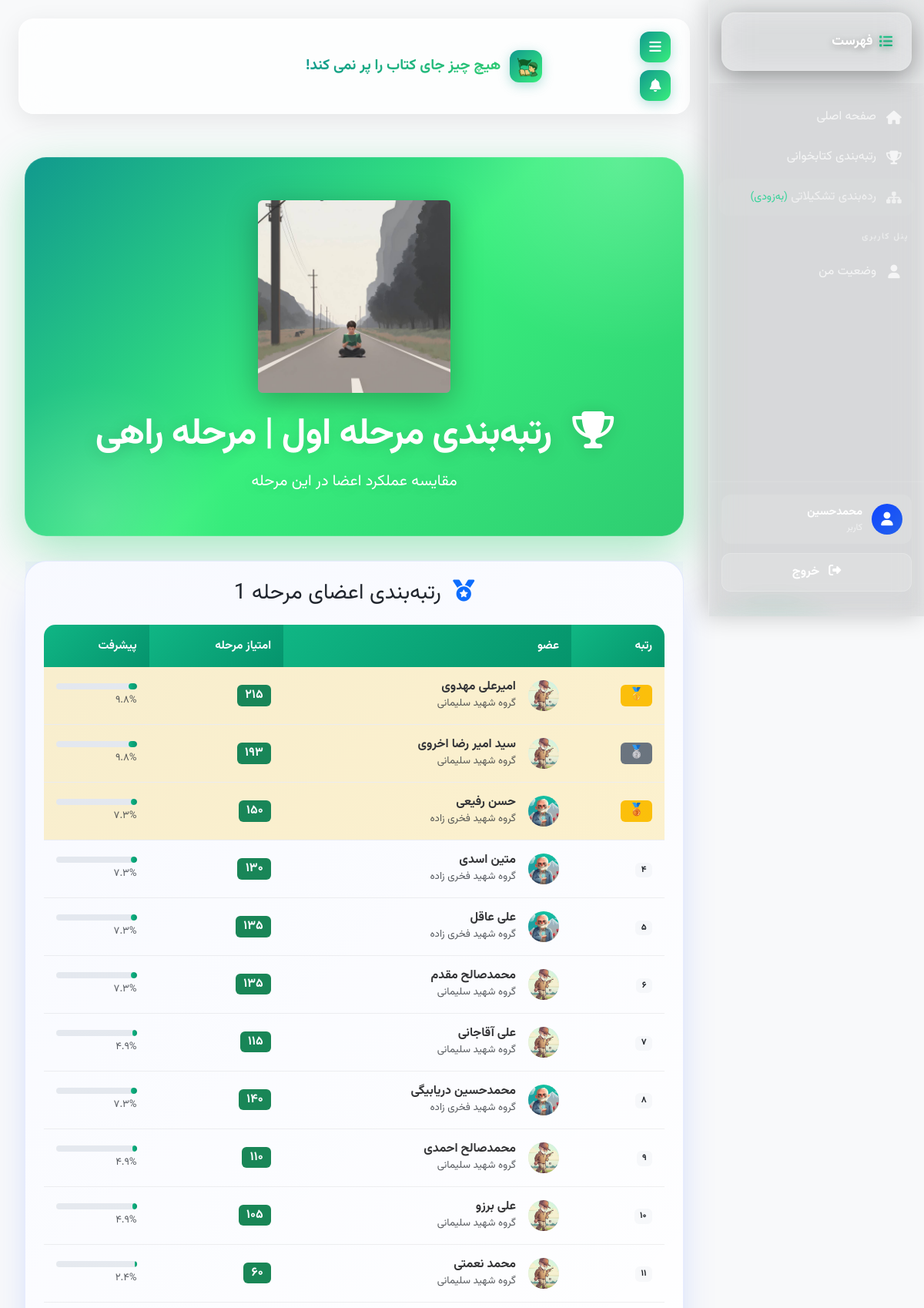
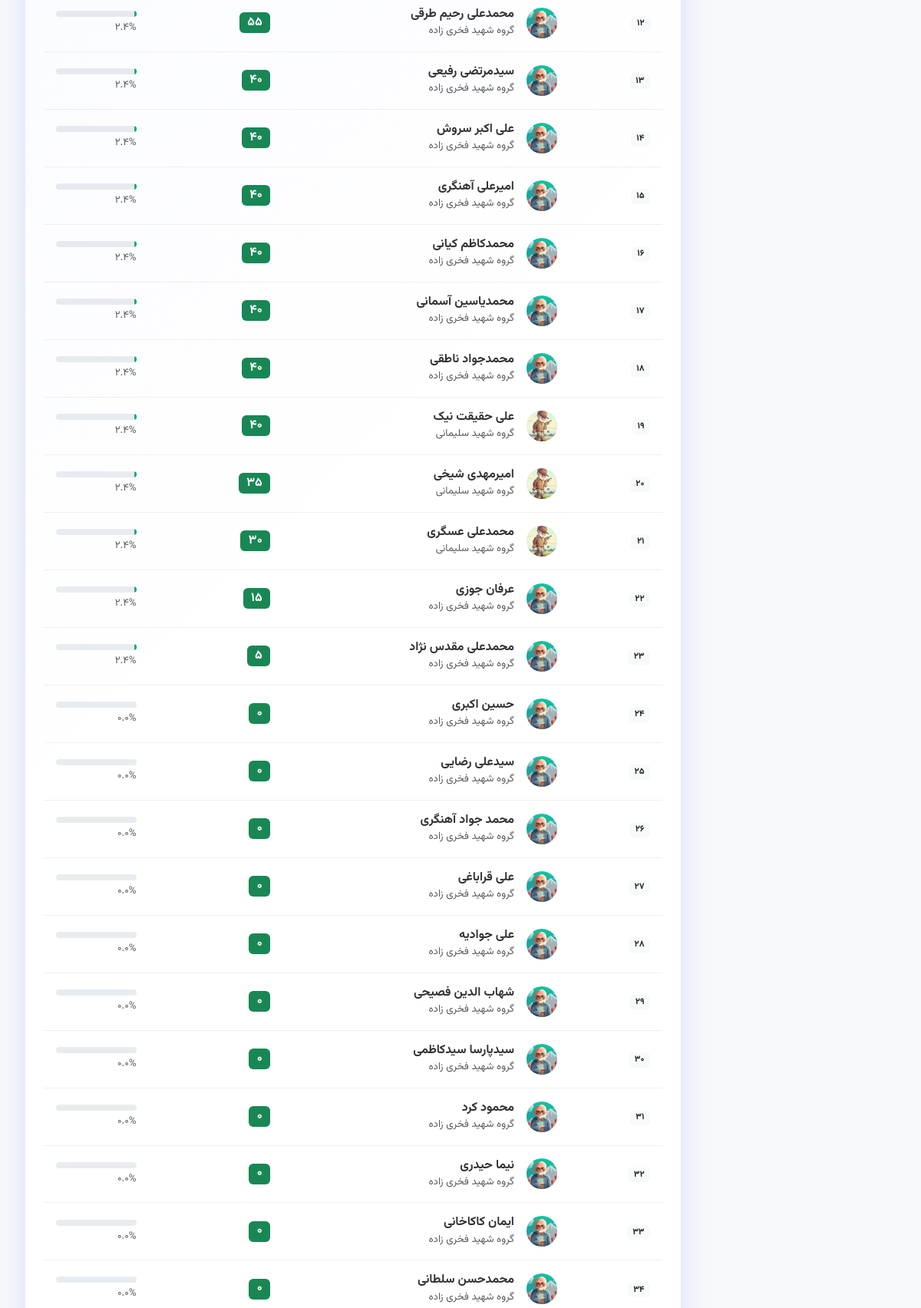
The page /stage/4/rankings/ (signed in, upper part) on the database its author committed (2 pictures, top to bottom).
### books/models.py (models this page shows, shortened)
class Stage(models.Model):
    period = models.ForeignKey(ReadingPeriod, on_delete=models.CASCADE, verbose_name="دوره")
    stage_number = models.IntegerField(verbose_name="شماره مرحله")
    name = models.CharField(max_length=100, verbose_name="نام مرحله")
    description = models.TextField(verbose_name="توضیحات")
    image = models.ImageField(upload_to='stages/images/', blank=True, null=True, verbose_name="تصویر مرحله")
    order = models.IntegerField(verbose_name="ترتیب")
    created_at = models.DateTimeField(auto_now_add=True)
    class Meta:
        verbose_name = "مرحله"
        verbose_name_plural = "مراحل"
        unique_together = ['period', 'stage_number']
        ordering = ['order', 'stage_number']

class Member(models.Model):
    GROUP_CHOICES = [
        ('soleimani', 'گروه شهید سلیمانی'),
        ('fakhrizadeh', 'گروه شهید فخری زاده'),
    ]
    user = models.OneToOneField(User, on_delete=models.CASCADE, null=True, blank=True, verbose_name="کاربر")
    first_name = models.CharField(max_length=100, verbose_name="نام", null=True, blank=True)
    last_name = models.CharField(max_length=100, verbose_name="نام خانوادگی", null=True, blank=True)
    group = models.CharField(max_length=20, choices=GROUP_CHOICES, default='fakhrizadeh', verbose_name="گروه")
    profile_image = models.ImageField(upload_to='members/profiles/', blank=True, null=True, verbose_name="تصویر پروفایل")
    current_stage = models.ForeignKey(Stage, on_delete=models.SET_NULL, null=True, blank=True, verbose_name="مرحله فعلی")
    total_score = models.IntegerField(default=0, verbose_name="امتیاز کل")
    is_active = models.BooleanField(default=True, verbose_name="فعال")
    created_at = models.DateTimeField(auto_now_add=True)
    updated_at = models.DateTimeField(auto_now=True)
    class Meta:
        verbose_name = "عضو"
        verbose_name_plural = "اعضا"
        ordering = ['-total_score', 'first_name']
    @property
    def full_name(self):
        if self.user:
            return f"{self.user.first_name} {self.user.last_name}" if self.user.first_name else self.user.username
        return f"{self.first_name} {self.last_name}"
    def get_completed_books_count(self):
        if self.current_stage:
            return BookAssignment.objects.filter(
                member=self,
                book__stage=self.current_stage,
                is_completed=True
            ).count()
        return 0
    def get_total_books_in_stage(self):
        if self.current_stage:
            return Book.objects.filter(stage=self.current_stage).count()
        return 0
    def get_stage_progress_percentage(self):
        total = self.get_total_books_in_stage()
        if total > 0:
            completed = self.get_completed_books_count()
            return round((completed / total) * 100, 1)
        return 0

### books/views.py (the view)
# urls.py: path('stage/<int:stage_id>/rankings/', views.stage_rankings, name='stage_rankings'),
def stage_rankings(request, stage_id):
    stage = get_object_or_404(Stage, id=stage_id)
    rankings = Member.objects.filter(
        current_stage=stage,
        is_active=True
    ).annotate(
        reading_score_sum=Sum('bookassignment__reading_score_earned'),
        quiz_score_sum=Sum('bookassignment__quiz_score_earned')
    ).order_by('-total_score')
    for member in rankings:
        reading = member.reading_score_sum or 0
        quiz = member.quiz_score_sum or 0
        member.stage_score = reading + quiz
    context = {
        'stage': stage,
        'rankings': rankings,
    }
    return render(request, 'books/stage_rankings_modern.html', context)

### templates/books/stage_rankings_modern.html (shortened to what this page needs)
{% extends 'base_modern.html' %}
{% load static %}
{% load jalali_tags %}
{% block content %}
<div class="container-fluid">
    <div class="gradient-hero">
        {% if stage.image %}
            <div class="mb-4">
                <img src="{{ stage.image.url }}" alt="{{ stage.name }}"
                     class="img-fluid rounded"
                     style="max-height: 250px; max-width: 100%; object-fit: contain; box-shadow: 0 10px 40px rgba(0,0,0,0.3);">
            </div>
        {% endif %}
        <h1 class="display-4 fw-bold mb-3">
            <i class="fas fa-trophy me-3"></i>
            رتبه‌بندی {{ stage.name }}
        </h1>
        <p class="lead mb-0">مقایسه عملکرد اعضا در این مرحله</p>
    </div>
    <div class="row">
        <div class="col-12">
            <div class="modern-card">
                <h3 class="mb-4 text-center">
                    <i class="fas fa-medal me-2 text-primary"></i>
                    رتبه‌بندی اعضای مرحله {{ stage.stage_number }}
                </h3>
                {% if rankings %}
                    <div class="table-responsive">
                        <table class="table table-rankings">
                            <thead class="table-light">
                                <tr>
                                    <th>رتبه</th>
                                    <th>عضو</th>
                                    <th>امتیاز مرحله</th>
                                    <th class="d-none d-md-table-cell">پیشرفت</th>
                                </tr>
                            </thead>
                            <tbody>
                                {% for member in rankings %}
                                    <tr class="{% if forloop.counter <= 3 %}table-warning{% endif %}">
                                        <td>
                                            {% if forloop.counter == 1 %}
                                                <span class="badge bg-warning text-dark fs-6 fw-bold">🥇</span>
                                            {% elif forloop.counter == 2 %}
                                                <span class="badge bg-secondary fs-6 fw-bold">🥈</span>
                                            {% elif forloop.counter == 3 %}
                                                <span class="badge bg-warning text-dark fs-6 fw-bold">🥉</span>
                                            {% else %}
                                                <span class="badge bg-light text-dark fw-bold">{{ forloop.counter|to_persian_number }}</span>
                                            {% endif %}
                                        </td>
                                        <td>
                                            <div class="d-flex align-items-center">
                                                <div class="rounded-circle d-flex align-items-center justify-content-center me-3 flex-shrink-0" style="width: 40px; height: 40px; min-width: 40px; overflow: hidden; background: #f0f0f0;">
                                                    {% if member.profile_image %}
                                                        <img src="{{ member.profile_image.url }}" alt="{{ member.full_name }}" style="width: 100%; height: 100%; object-fit: cover;">
                                                    {% else %}
                                                        <i class="fas fa-user text-primary"></i>
                                                    {% endif %}
                                                </div>
                                                <div>
                                                    <h6 class="mb-0 fw-bold">{{ member.full_name }}</h6>
                                                    <small class="text-muted">{{ member.get_group_display }}</small>
                                                </div>
                                            </div>
                                        </td>
                                        <td>
                                            <div>
                                                <span class="badge bg-success fs-6 fw-bold">{{ member.stage_score|default:0|to_persian_number }}</span>
                                            </div>
                                        </td>
                                        <td class="d-none d-md-table-cell">
                                            <div class="progress-modern" style="height: 8px;">
                                                <div class="progress-bar-modern" style="width: {{ member.get_stage_progress_percentage }}%"></div>
                                            </div>
                                            <small class="text-muted mt-1 d-block">{{ member.get_stage_progress_percentage|to_persian_number }}%</small>
                                        </td>
                                    </tr>
                                {% endfor %}
                            </tbody>
                        </table>
                    </div>
                {% else %}
                    <div class="text-center py-5">
                        <i class="fas fa-users text-muted" style="font-size: 4rem;"></i>
                        <h4 class="mt-3 text-muted">هیچ عضوی در این مرحله وجود ندارد</h4>
                    </div>
                {% endif %}
            </div>
        </div>
    </div>
</div>
{% endblock %}

### templates/base_modern.html (shortened to what this page needs)
{% load static %}
{% load jalali_tags %}
<!DOCTYPE html>
<html lang="fa" dir="rtl">
<head>
    <link href="https://cdn.jsdelivr.net/npm/bootstrap@5.3.0/dist/css/bootstrap.rtl.min.css" rel="stylesheet">
    <link rel="stylesheet" href="https://cdnjs.cloudflare.com/ajax/libs/font-awesome/6.4.0/css/all.min.css">
    <link rel="stylesheet" href="{% static 'css/modern-style.css' %}">
</head>
<body class="bg-light">
    <div class="wrapper">
        <aside class="sidebar" id="sidebar">
            <div class="sidebar-header">
                <div class="sidebar-brand">
                    <i class="fas fa-list me-2"></i>
                    <span>فهرست</span>
                </div>
            </div>
            <div class="sidebar-content">
                <nav class="sidebar-nav">
                    <ul class="nav-list">
                        <li class="nav-item">
                            <a href="{% url 'books:home' %}" class="nav-link {% if request.resolver_match.url_name == 'home' %}active{% endif %}">
                                <i class="fas fa-home"></i>
                                <span>صفحه اصلی</span>
                            </a>
                        </li>
                        <li class="nav-item">
                            <a href="{% url 'books:rankings' %}" class="nav-link {% if request.resolver_match.url_name == 'rankings' %}active{% endif %}">
                                <i class="fas fa-trophy"></i>
                                <span>رتبه‌بندی کتابخوانی</span>
                            </a>
                        </li>
                        <li class="nav-item">
                            <a href="#" class="nav-link disabled" style="cursor: not-allowed; background: rgba(255, 255, 255, 0.05); color: rgba(255, 255, 255, 0.6);">
                                <i class="fas fa-sitemap"></i>
                                <span>رده‌بندی تشکیلاتی <small style="color: #34d399;">(به‌زودی)</small></span>
                            </a>
                        </li>
                        {% if user.is_authenticated %}
                            {% if user.is_staff %}
                                <li class="nav-divider">
                                    <span>مدیریت</span>
                                </li>
                                <li class="nav-item">
                                    <a href="{% url 'books:admin_member_progress' %}" class="nav-link">
                                        <i class="fas fa-users"></i>
                                        <span>وضعیت اعضا</span>
                                    </a>
                                </li>
                                <li class="nav-item">
                                    <a href="{% url 'books:manage_members' %}" class="nav-link">
                                        <i class="fas fa-users-cog"></i>
                                        <span>مدیریت اعضا</span>
                                    </a>
                                </li>
                                <li class="nav-item">
                                    <a href="/admin/" target="_blank" class="nav-link">
                                        <i class="fas fa-cog"></i>
                                        <span>پنل ادمین</span>
                                    </a>
                                </li>
                            {% else %}
                                <li class="nav-divider">
                                    <span>پنل کاربری</span>
                                </li>
                                <li class="nav-item">
                                    <a href="{% url 'books:user_progress' %}" class="nav-link {% if request.resolver_match.url_name == 'user_progress' %}active{% endif %}">
                                        <i class="fas fa-user"></i>
                                        <span>وضعیت من</span>
                                    </a>
                                </li>
                            {% endif %}
                        {% endif %}
                    </ul>
                </nav>
                <div class="sidebar-footer">
                    {% if user.is_authenticated %}
                        <div class="user-info">
                            <div class="user-avatar">
                                <i class="fas fa-user"></i>
                            </div>
                            <div class="user-details">
                                <div class="user-name">{{ user.first_name|default:user.username }}</div>
                                <div class="user-role">{% if user.is_staff %}مدیر{% else %}کاربر{% endif %}</div>
                            </div>
                        </div>
                        <a href="{% url 'books:logout' %}" class="btn btn-logout">
                            <i class="fas fa-sign-out-alt me-2"></i>
                            خروج
                        </a>
                    {% else %}
                        <a href="{% url 'books:login' %}" class="btn btn-login">
                            <i class="fas fa-sign-in-alt me-2"></i>
                            ورود
                        </a>
                    {% endif %}
                </div>
            </div>
        </aside>
        <div class="main-content">
            <header class="modern-header">
                <div class="header-controls">
                    <button class="header-menu-btn" id="headerSidebarToggle">
                        <i class="fas fa-bars"></i>
                    </button>
                    {% if user.is_authenticated %}
                    <a href="{% url 'books:notifications' %}" class="header-menu-btn btn-notification {% if header_unread_notifications %}has-unread{% endif %}" id="notificationBtn">
                        <i class="fas fa-bell"></i>
                    </a>
                    {% endif %}
                </div>
                <div class="header-logo">
                    <div class="logo-icon">
                        <img src="/media/logo.png" alt="Logo" style="width: 40px; height: 40px; object-fit: contain;">
                    </div>
                    <span class="header-title">هیچ چیز جای کتاب را پر نمی کند!</span>
                </div>
            </header>
            <main class="page-content">
                {% block content %}{% endblock %}
            </main>
        </div>
    </div>
</body>
</html>

### rows shown on the page
Stage: image (picture), name "مرحله اول | مرحله راهی", stage_number "1"
Member: profile_image (picture), full_name "امیرعلی مهدوی", group "گروه شهید سلیمانی", stage_score|to_persian_number "۲۱۵", get_stage_progress_percentage|to_persian_number "۹.۸"
Member: profile_image (picture), full_name "سید امیر رضا اخروی", group "گروه شهید سلیمانی", stage_score|to_persian_number "۱۹۳", get_stage_progress_percentage|to_persian_number "۹.۸"
Member: profile_image (picture), full_name "حسن رفیعی", group "گروه شهید فخری زاده", stage_score|to_persian_number "۱۵۰", get_stage_progress_percentage|to_persian_number "۷.۳"
Member: profile_image (picture), full_name "متین اسدی", group "گروه شهید فخری زاده", stage_score|to_persian_number "۱۳۰", get_stage_progress_percentage|to_persian_number "۷.۳"
Member: profile_image (picture), full_name "علی عاقل", group "گروه شهید فخری زاده", stage_score|to_persian_number "۱۳۵", get_stage_progress_percentage|to_persian_number "۷.۳"
Member: profile_image (picture), full_name "محمدصالح مقدم", group "گروه شهید سلیمانی", stage_score|to_persian_number "۱۳۵", get_stage_progress_percentage|to_persian_number "۷.۳"
Member: profile_image (picture), full_name "علی آقاجانی", group "گروه شهید سلیمانی", stage_score|to_persian_number "۱۱۵", get_stage_progress_percentage|to_persian_number "۴.۹"
Member: profile_image (picture), full_name "محمدحسین دریابیگی", group "گروه شهید فخری زاده", stage_score|to_persian_number "۱۴۰", get_stage_progress_percentage|to_persian_number "۷.۳"
Member: profile_image (picture), full_name "محمدصالح احمدی", group "گروه شهید سلیمانی", stage_score|to_persian_number "۱۱۰", get_stage_progress_percentage|to_persian_number "۴.۹"
Member: profile_image (picture), full_name "علی برزو", group "گروه شهید سلیمانی", stage_score|to_persian_number "۱۰۵", get_stage_progress_percentage|to_persian_number "۴.۹"
Member: profile_image (picture), full_name "محمد نعمتی", group "گروه شهید سلیمانی", stage_score|to_persian_number "۶۰", get_stage_progress_percentage|to_persian_number "۲.۴"
Member: profile_image (picture), full_name "محمدعلی رحیم طرقی", group "گروه شهید فخری زاده", stage_score|to_persian_number "۵۵", get_stage_progress_percentage|to_persian_number "۲.۴"
Member: profile_image (picture), full_name "سیدمرتضی رفیعی", group "گروه شهید فخری زاده", stage_score|to_persian_number "۴۰", get_stage_progress_percentage|to_persian_number "۲.۴"
Member: profile_image (picture), full_name "علی اکبر سروش", group "گروه شهید فخری زاده", stage_score|to_persian_number "۴۰", get_stage_progress_percentage|to_persian_number "۲.۴"
Member: profile_image (picture), full_name "امیرعلی آهنگری", group "گروه شهید فخری زاده", stage_score|to_persian_number "۴۰", get_stage_progress_percentage|to_persian_number "۲.۴"
Member: profile_image (picture), full_name "محمدکاظم کیانی", group "گروه شهید فخری زاده", stage_score|to_persian_number "۴۰", get_stage_progress_percentage|to_persian_number "۲.۴"
Member: profile_image (picture), full_name "محمدیاسین آسمانی", group "گروه شهید فخری زاده", stage_score|to_persian_number "۴۰", get_stage_progress_percentage|to_persian_number "۲.۴"
Member: profile_image (picture), full_name "محمدجواد ناطقی", group "گروه شهید فخری زاده", stage_score|to_persian_number "۴۰", get_stage_progress_percentage|to_persian_number "۲.۴"
Member: profile_image (picture), full_name "علی حقیقت نیک", group "گروه شهید سلیمانی", stage_score|to_persian_number "۴۰", get_stage_progress_percentage|to_persian_number "۲.۴"
Member: profile_image (picture), full_name "امیرمهدی شیخی", group "گروه شهید سلیمانی", stage_score|to_persian_number "۳۵", get_stage_progress_percentage|to_persian_number "۲.۴"
Member: profile_image (picture), full_name "محمدعلی عسگری", group "گروه شهید سلیمانی", stage_score|to_persian_number "۳۰", get_stage_progress_percentage|to_persian_number "۲.۴"
Member: profile_image (picture), full_name "عرفان جوزی", group "گروه شهید فخری زاده", stage_score|to_persian_number "۱۵", get_stage_progress_percentage|to_persian_number "۲.۴"
Member: profile_image (picture), full_name "محمدعلی مقدس نژاد", group "گروه شهید فخری زاده", stage_score|to_persian_number "۵", get_stage_progress_percentage|to_persian_number "۲.۴"
Member: profile_image (picture), full_name "حسین اکبری", group "گروه شهید فخری زاده", stage_score|to_persian_number "۰", get_stage_progress_percentage|to_persian_number "۰.۰"
Member: profile_image (picture), full_name "سیدعلی رضایی", group "گروه شهید فخری زاده", stage_score|to_persian_number "۰", get_stage_progress_percentage|to_persian_number "۰.۰"
Member: profile_image (picture), full_name "محمد جواد آهنگری", group "گروه شهید فخری زاده", stage_score|to_persian_number "۰", get_stage_progress_percentage|to_persian_number "۰.۰"
Member: profile_image (picture), full_name "علی قراباغی", group "گروه شهید فخری زاده", stage_score|to_persian_number "۰", get_stage_progress_percentage|to_persian_number "۰.۰"
Member: profile_image (picture), full_name "علی جوادیه", group "گروه شهید فخری زاده", stage_score|to_persian_number "۰", get_stage_progress_percentage|to_persian_number "۰.۰"
Member: profile_image (picture), full_name "شهاب الدین فصیحی", group "گروه شهید فخری زاده", stage_score|to_persian_number "۰", get_stage_progress_percentage|to_persian_number "۰.۰"
Member: profile_image (picture), full_name "سیدپارسا سیدکاظمی", group "گروه شهید فخری زاده", stage_score|to_persian_number "۰", get_stage_progress_percentage|to_persian_number "۰.۰"
Member: profile_image (picture), full_name "محمود کرد", group "گروه شهید فخری زاده", stage_score|to_persian_number "۰", get_stage_progress_percentage|to_persian_number "۰.۰"
Member: profile_image (picture), full_name "نیما حیدری", group "گروه شهید فخری زاده", stage_score|to_persian_number "۰", get_stage_progress_percentage|to_persian_number "۰.۰"
Member: profile_image (picture), full_name "ایمان کاکاخانی", group "گروه شهید فخری زاده", stage_score|to_persian_number "۰", get_stage_progress_percentage|to_persian_number "۰.۰"
Member: profile_image (picture), full_name "محمدحسن سلطانی", group "گروه شهید فخری زاده", stage_score|to_persian_number "۰", get_stage_progress_percentage|to_persian_number "۰.۰"

### other values the page prints
{{ user.first_name|default:user.username }} "محمدحسین"
